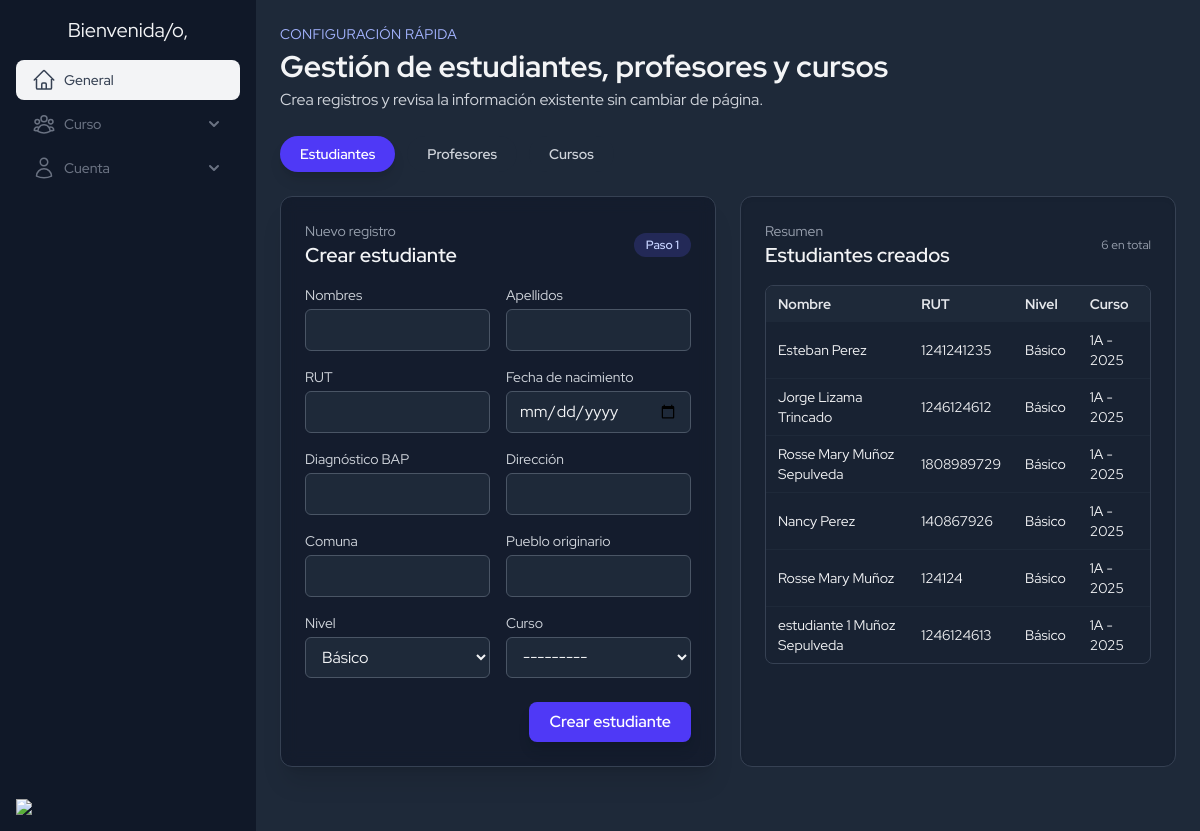
The page /core/gestion on the database as committed earlier.
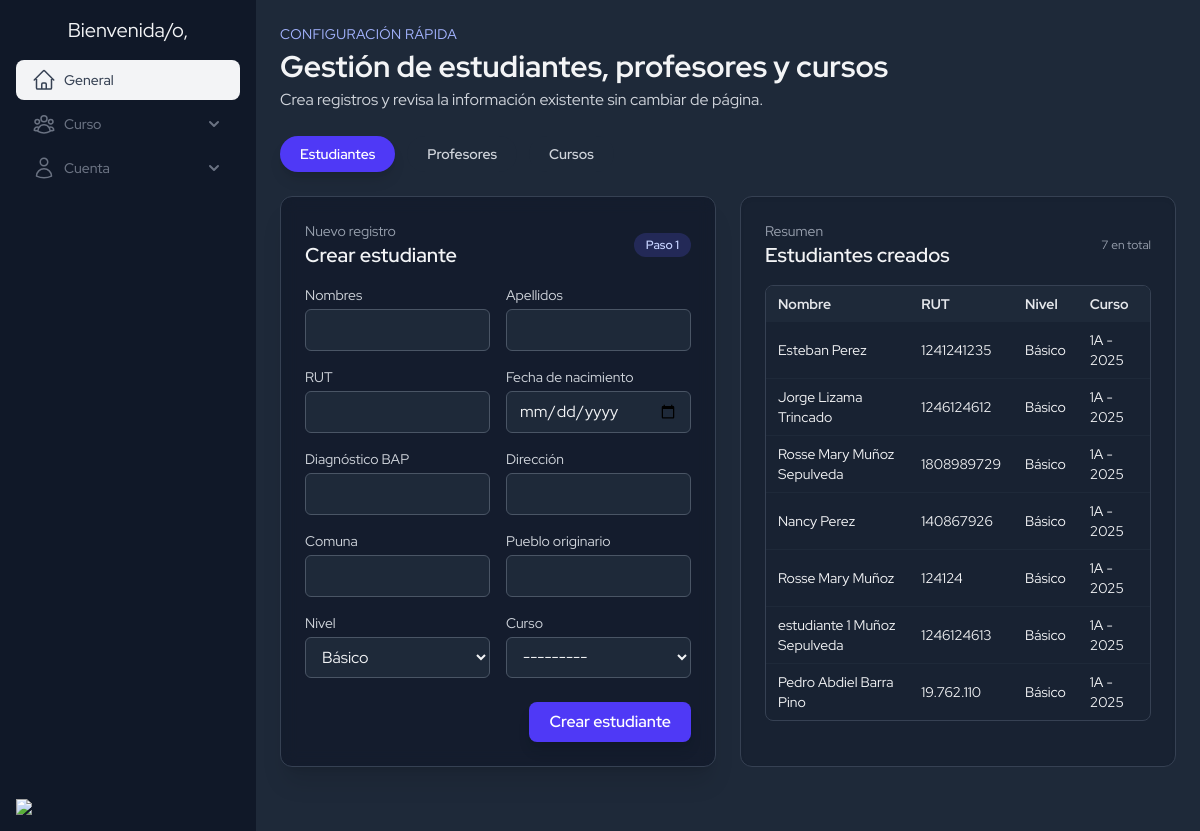
The same page on the database as committed later.
### core/models.py (models this page shows, shortened)
class DateTime(models.Model):
    created_at = models.DateTimeField(auto_now_add=True)
    updated_at = models.DateTimeField(auto_now=True)
    class Meta:
        abstract = True

class Estudiante(DateTime):
    first_name = models.CharField(max_length=150)
    last_name = models.CharField(max_length=150)
    rut = models.CharField(max_length=10, unique=True)
    birth_date = models.DateField()
    bapDiag = models.CharField(max_length=40)
    address = models.CharField(max_length=40)
    commune = models.CharField(max_length=40)
    etnia = models.CharField(max_length=40, null=True, blank=True)
    parents = models.ManyToManyField(Apoderado, related_name='students', blank=True)
    curso = models.ForeignKey(Curso, on_delete=models.CASCADE, related_name='students', null=True, blank=True)
    nivel = models.CharField(max_length=10, choices=Nivel.choices, default=Nivel.BASIC)

class Curso(DateTime):
    level = models.CharField(max_length=10, choices=Nivel.choices, default=Nivel.BASIC)
    name = models.CharField(max_length=25)
    sala_id = models.ForeignKey(Sala, on_delete=models.CASCADE, related_name='sala', null=True)
    def __str__(self) -> str:
        return f'{self.name} - {self.created_at.year}'

### core/views.py (the view)
# urls.py: path('gestion', gestion_view, name='gestion'),
def gestion_view(request):
    active_tab = request.GET.get('tab', 'estudiantes')
    User = get_user_model()
    if request.method == 'POST':
        active_tab = request.POST.get('active_tab', 'estudiantes')
        if active_tab == 'estudiantes':
            estudiante_form = EstudianteForm(request.POST)
            profesor_form = ProfesorForm()
            curso_form = CursoForm()
            if estudiante_form.is_valid():
                estudiante_form.save()
                messages.success(request, 'Estudiante creado correctamente.')
                return redirect(f'{request.path}?tab=estudiantes')
        elif active_tab == 'profesores':
            profesor_form = ProfesorForm(request.POST)
            estudiante_form = EstudianteForm()
            curso_form = CursoForm()
            if profesor_form.is_valid():
                profesor_form.save()
                messages.success(request, 'Profesor creado correctamente.')
                return redirect(f'{request.path}?tab=profesores')
        elif active_tab == 'cursos':
            curso_form = CursoForm(request.POST)
            estudiante_form = EstudianteForm()
            profesor_form = ProfesorForm()
            if curso_form.is_valid():
                curso_form.save()
                messages.success(request, 'Curso creado correctamente.')
                return redirect(f'{request.path}?tab=cursos')
        else:
            estudiante_form = EstudianteForm()
            profesor_form = ProfesorForm()
            curso_form = CursoForm()
    else:
        estudiante_form = EstudianteForm()
        profesor_form = ProfesorForm()
        curso_form = CursoForm()
    estudiantes = Estudiante.objects.select_related('curso', 'curso__sala_id').all()
    profesores = User.objects.filter(role=User.Roles.TEACHER)
    cursos = Curso.objects.select_related('sala_id').all()
    context = {
        'active_tab': active_tab,
        'estudiante_form': estudiante_form,
        'profesor_form': profesor_form,
        'curso_form': curso_form,
        'estudiantes': estudiantes,
        'profesores': profesores,
        'cursos': cursos,
    }
    return render(request, 'gestion.html', context)

### core/forms.py
class EstudianteForm(BaseStyledModelForm):
    birth_date = forms.DateField(
        widget=forms.DateInput(attrs={"type": "date"}),
        label="Fecha de nacimiento",
    )
    class Meta:
        model = Estudiante
        fields = [
            "first_name",
            "last_name",
            "rut",
            "birth_date",
            "bapDiag",
            "address",
            "commune",
            "etnia",
            "nivel",
            "curso",
        ]
        labels = {
            "first_name": "Nombres",
            "last_name": "Apellidos",
            "rut": "RUT",
            "bapDiag": "Diagnóstico BAP",
            "address": "Dirección",
            "commune": "Comuna",
            "etnia": "Pueblo originario",
            "nivel": "Nivel",
            "curso": "Curso",
        }

### core/models.py (called while the page is built)
    def __str__(self):
        return f'{self.nombre_sala}'

### core/templates/gestion.html (shortened to what this page needs)
{% extends 'base.html'%}
{% block content %}
<section class="space-y-6">
  <header class="flex flex-col gap-1">
    <p class="text-sm uppercase tracking-wide text-indigo-300">Configuración rápida</p>
    <h1 class="text-3xl font-bold">Gestión de estudiantes, profesores y cursos</h1>
    <p class="text-gray-300">Crea registros y revisa la información existente sin cambiar de página.</p>
  </header>
  <div class="flex flex-wrap gap-3">
    <button type="button" data-tab="estudiantes"
      class="tab-trigger rounded-full px-5 py-2 text-sm font-semibold transition">
      Estudiantes
    </button>
    <button type="button" data-tab="profesores"
      class="tab-trigger rounded-full px-5 py-2 text-sm font-semibold transition">
      Profesores
    </button>
    <button type="button" data-tab="cursos"
      class="tab-trigger rounded-full px-5 py-2 text-sm font-semibold transition">
      Cursos
    </button>
  </div>
  <div class="space-y-10">
    <div data-panel="estudiantes" class="{% if active_tab != 'estudiantes' %}hidden{% endif %} space-y-6">
      <div class="grid gap-6 lg:grid-cols-2">
        <form method="post" class="rounded-xl border border-gray-700 bg-gray-900/70 p-6 shadow-xl backdrop-blur">
          <div class="flex items-center justify-between">
            <div>
              <p class="text-sm text-gray-400">Nuevo registro</p>
              <h2 class="text-xl font-semibold">Crear estudiante</h2>
            </div>
            <span class="rounded-full bg-indigo-500/20 px-3 py-1 text-xs font-semibold text-indigo-200">Paso 1</span>
          </div>
          <div class="mt-4 grid gap-4 md:grid-cols-2">
            {% for field in estudiante_form %}
            <div>
              <label class="mb-1 block text-sm text-gray-300">{{ field.label }}</label>
              {{ field }}
            </div>
            {% endfor %}
          </div>
          <div class="mt-6 flex justify-end">
            <button type="submit"
              class="rounded-lg bg-indigo-600 px-5 py-2 font-semibold text-white shadow-lg transition hover:bg-indigo-500 focus:outline-none focus:ring-2 focus:ring-indigo-300">
              Crear estudiante
            </button>
          </div>
        </form>
        <div class="rounded-xl border border-gray-700 bg-gray-900/40 p-6 shadow-inner">
          <div class="flex items-center justify-between">
            <div>
              <p class="text-sm text-gray-400">Resumen</p>
              <h2 class="text-xl font-semibold">Estudiantes creados</h2>
            </div>
            <span class="text-xs text-gray-400">{{ estudiantes|length }} en total</span>
          </div>
          <div class="mt-4 max-h-[28rem] overflow-auto rounded-lg border border-gray-700">
            <table class="min-w-full text-sm">
              <thead class="bg-gray-800 text-gray-200">
                <tr class="text-left">
                  <th class="px-3 py-2">Nombre</th>
                  <th class="px-3 py-2">RUT</th>
                  <th class="px-3 py-2">Nivel</th>
                  <th class="px-3 py-2">Curso</th>
                </tr>
              </thead>
              <tbody class="divide-y divide-gray-800">
                {% for estudiante in estudiantes %}
                <tr class="hover:bg-gray-800/60">
                  <td class="px-3 py-2">{{ estudiante.first_name }} {{ estudiante.last_name }}</td>
                  <td class="px-3 py-2">{{ estudiante.rut }}</td>
                  <td class="px-3 py-2">{{ estudiante.get_nivel_display }}</td>
                  <td class="px-3 py-2">{{ estudiante.curso|default:'Sin curso' }}</td>
                </tr>
                {% empty %}
                <tr>
                  <td colspan="4" class="px-3 py-4 text-center text-gray-400">No hay estudiantes registrados.</td>
                </tr>
                {% endfor %}
              </tbody>
            </table>
          </div>
        </div>
      </div>
    </div>
  </div>
</section>
{% endblock %}

Rows that differ between the two databases and show on the page:
added Estudiante: first_name "Pedro Abdiel", last_name "Barra Pino", rut "19.762.110", nivel "Básico", curso "1A - 2025"
Other text that changed with them:
{{ estudiantes|length }}: "6" → "7"
